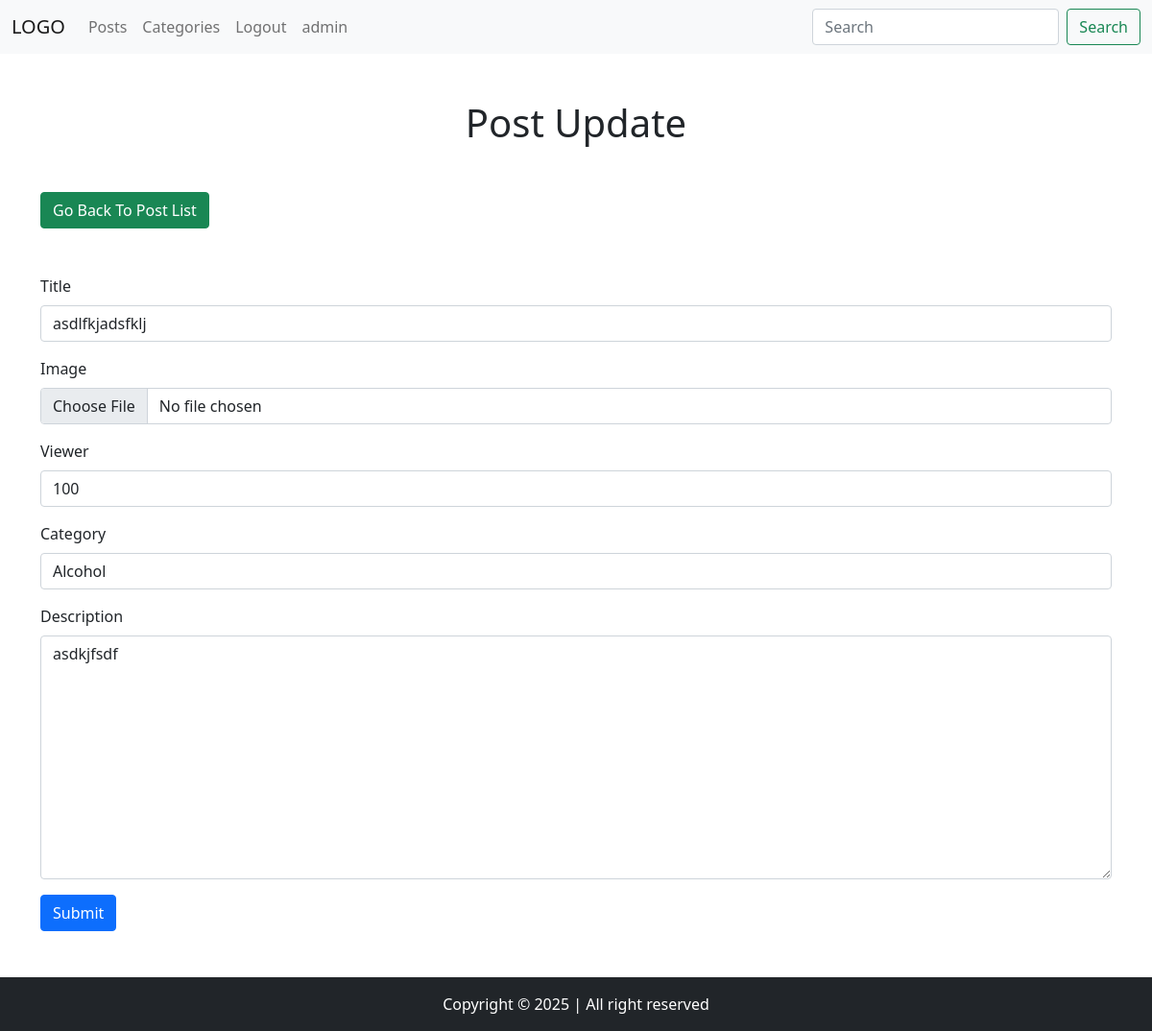
The app's page /post/update/7/ (signed in), older data.
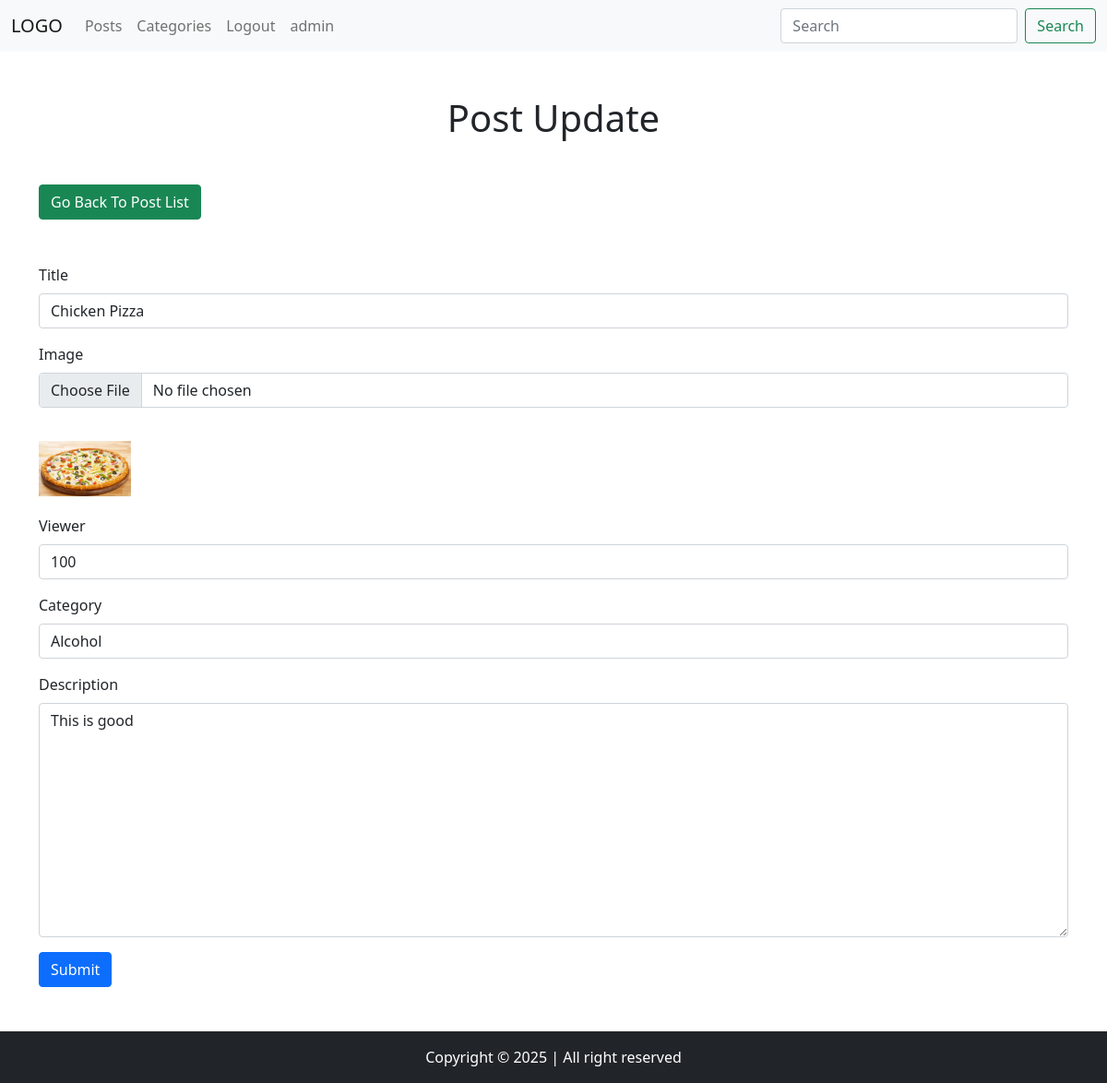
The same page, newer data.
### app/models.py (models this page shows)
class PostModel(models.Model):
    title = models.CharField(max_length=100)
    description = models.TextField()
    viewer = models.IntegerField(default=1)
    category = models.ForeignKey(CategoryModel, on_delete=models.CASCADE, null=True)
    image = models.ImageField(null=True, upload_to="posts/")
    created_at = models.DateTimeField(auto_now_add=True)
    updated_at = models.DateTimeField(auto_now=True)
    class Meta:
        verbose_name = "Post"
        verbose_name_plural = "Posts"

class CategoryModel(models.Model):
    name = models.CharField(max_length=200)
    created_at = models.DateTimeField(auto_now_add=True)
    updated_at = models.DateTimeField(auto_now=True)
    class Meta:
        verbose_name = "Category"
        verbose_name_plural = "Categories"

### app/views.py (the view, shortened to what this page needs)
# urls.py: path("post/update/<int:pk>/", views.post_update),
@login_required(login_url="/login/")
def post_update(request, pk):
    categories = CategoryModel.objects.all()
    post = PostModel.objects.get(id=pk)
    if request.method == "GET":
        return render(
            request, "post_update.html", {"post": post, "categories": categories}
        )

### templates/post_update.html (shortened to what this page needs)
{% extends 'components/base.html' %}
{% block body %}
<h1 class="text-center mb-5">Post Update</h1>
<a href="/post/list/" class="btn btn-success">Go Back To Post List</a>
<form class="mt-5" method="POST" enctype="multipart/form-data" action="/post/update/{{ post.id }}/">
    <div class="mb-3">
        <label class="form-label">Title</label>
        <input name="title" value="{{ post.title }}" type="text" class="form-control">
    </div>
    <div class="mb-3">
        <label class="form-label">Image</label>
        <input name="image" type="file" class="form-control">
    </div>
    {% if post.image %}
    <img src="{{ post.image.url }}" style="width: 100px;height:100px;object-fit: contain;">
    {% endif %}
    <div class="mb-3">
        <label class="form-label">Viewer</label>
        <input name="viewer" value="{{ post.viewer }}" type="number" class="form-control">
    </div>
    <div class="mb-3">
        <label class="form-label">Category</label>
        <select name="category" class="form-control">
            {% for category in categories %}
            <option value="{{ category.id }}" {% if post.category.id == category.id %}selected{% endif %}>{{ category.name }}</option>
            {% endfor %}
        </select>
    </div>
    <div class="mb-3">
        <label class="form-label">Description</label>
        <textarea name="description" class="form-control" rows="10">{{ post.description }}</textarea>
    </div>
    <button type="submit" class="btn btn-primary">Submit</button>
</form>
{% endblock %}

Row changes from the older to the newer data that the page shows:
changed PostModel "Alcohol": title "asdlfkjadsfklj" → "Chicken Pizza"; image: picture added; description "asdkjfsdf" → "This is good"
